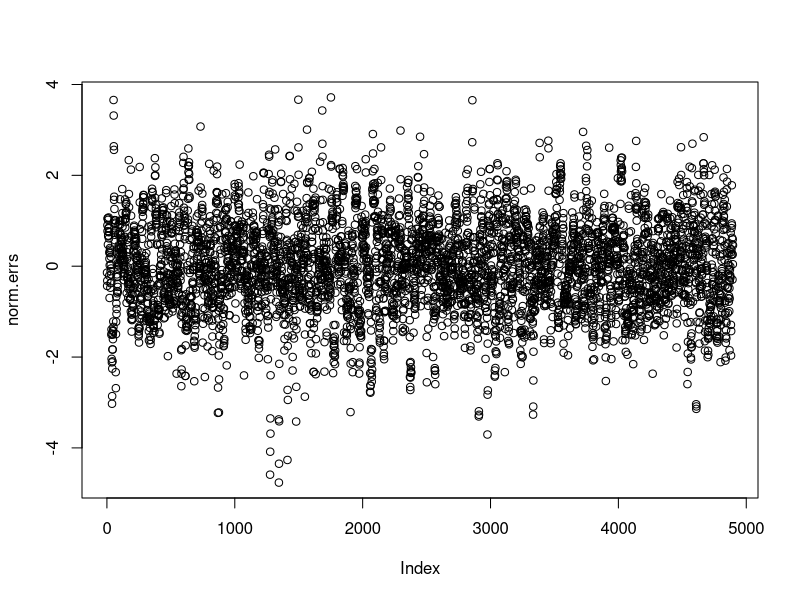
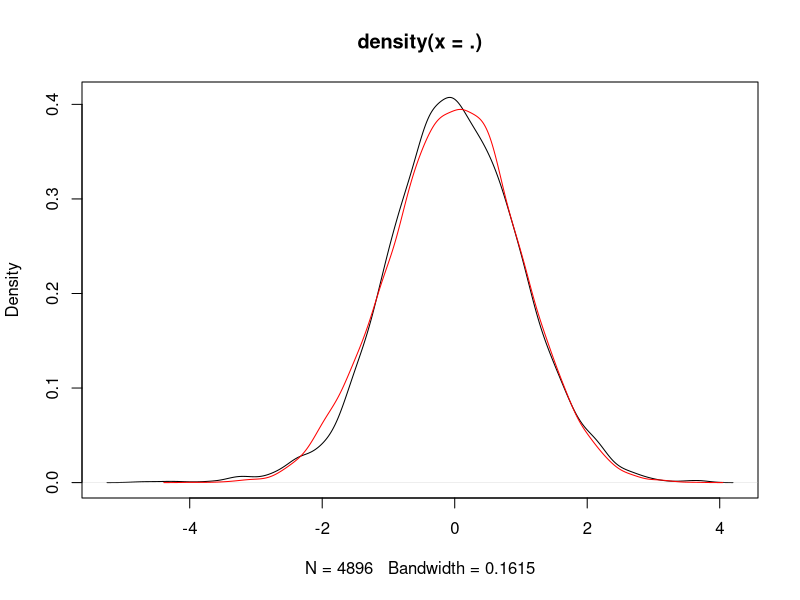
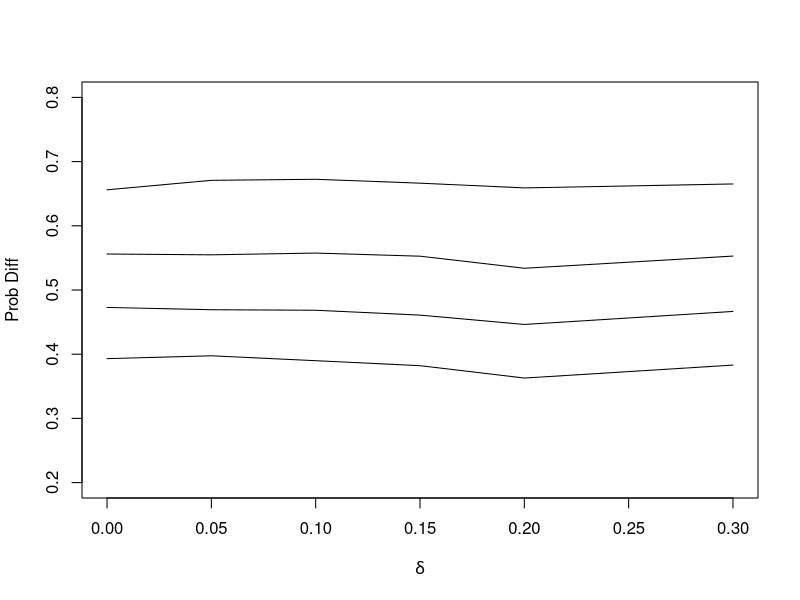

Reproduce these figures in R, in order.
#library(bestNormalize)
library(dplyr)

setwd("C:/Users/Dell/Documents/ProjectCode/MCA/SIM-R1")
res <- read.csv("./result4ANOVA_SIM_R1.csv")
res <- res[, -5]
names(res) <- c("Targets", "nLevels", "delta", "DiffProbs", "SS", "Y")

res$delta <- as.character(res$delta)
res <- filter(res, !delta=="CRM", SS>=12)

res$nLevels <- as.factor(res$nLevels)
res$SS <- as.factor(res$SS)
res$DiffProbs <- as.factor(res$DiffProbs)
res$Targets <- as.factor(res$Targets)
res$delta <- as.factor(res$delta)
res$Y <- res$Y/100
summary(res$delta)


fit <- aov(Y~(nLevels+SS+DiffProbs+Targets+delta)*(nLevels+SS+DiffProbs+Targets+delta), 
           data=res)
summary(fit)



# fit diagnostic
errs <- fit$residuals
norm.errs <- errs/sd(errs)
ks.test(norm.errs, pnorm)
plot(norm.errs)
norm.errs %>% density %>% plot
rnorm(10000) %>% density %>% lines(col="red")


dat <- group_by(res, DiffProbs, delta)
tb <- summarise(dat, Y=mean(Y))
tb
x.vs <- c(0, 0.05, 0.1, 0.15, 0.2, 0.3)

plot(x.vs, tb$Y[tb$DiffProbs==0.05], ylim=c(0.2, 0.8), type="l", ylab = "Prob Diff", xlab=expression(delta))
for (dp in c(0.07, 0.1, 0.15)){
    lines(x.vs, tb$Y[tb$DiffProbs==dp])
}


SST <- sum((res$Y - mean(res$Y))**2)
sum.fit <- summary(fit)
SSE.delta <- sum(sum.fit[[1]]$`Sum Sq`[c(5)])
SSE.delta/SST * 100

4*4*3*17
